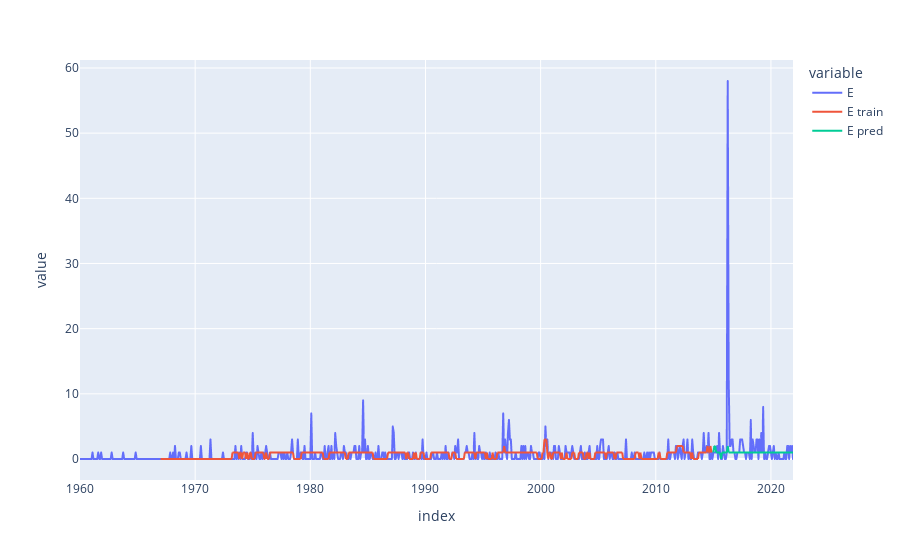

Source (notebook cell):
### Code cell
fig = px.line(res[["E", "E train", "E pred"]])
fig.show()

### Figure 1 — Plotly figure (JSON) as saved in the notebook; plotly's stock layout.template omitted (floating-point values rounded to 4 significant figures; data arrays with more than 128 entries replaced by an {"elided": "..."} marker saying what was removed)
{"data": [{"hovertemplate": "variable=E<br>index=%{x}<br>value=%{y}<extra></extra>", "legendgroup": "E", "line": {"color": "#636efa", "dash": "solid"}, "mode": "lines", "name": "E", "showlegend": true, "type": "scattergl", "x": {"elided": "744 str values"}, "xaxis": "x", "y": {"elided": "744 int values"}, "yaxis": "y"}, {"hovertemplate": "variable=E train<br>index=%{x}<br>value=%{y}<extra></extra>", "legendgroup": "E train", "line": {"color": "#EF553B", "dash": "solid"}, "mode": "lines", "name": "E train", "showlegend": true, "type": "scattergl", "x": {"elided": "744 str values"}, "xaxis": "x", "y": {"elided": "744 int values"}, "yaxis": "y"}, {"hovertemplate": "variable=E pred<br>index=%{x}<br>value=%{y}<extra></extra>", "legendgroup": "E pred", "line": {"color": "#00cc96", "dash": "solid"}, "mode": "lines", "name": "E pred", "showlegend": true, "type": "scattergl", "x": {"elided": "744 str values"}, "xaxis": "x", "y": {"elided": "744 int values"}, "yaxis": "y"}], "layout": {"legend": {"title": {"text": "variable"}, "tracegroupgap": 0}, "margin": {"t": 60}, "xaxis": {"anchor": "y", "domain": [0, 1], "title": {"text": "index"}}, "yaxis": {"anchor": "x", "domain": [0, 1], "title": {"text": "value"}}}}
